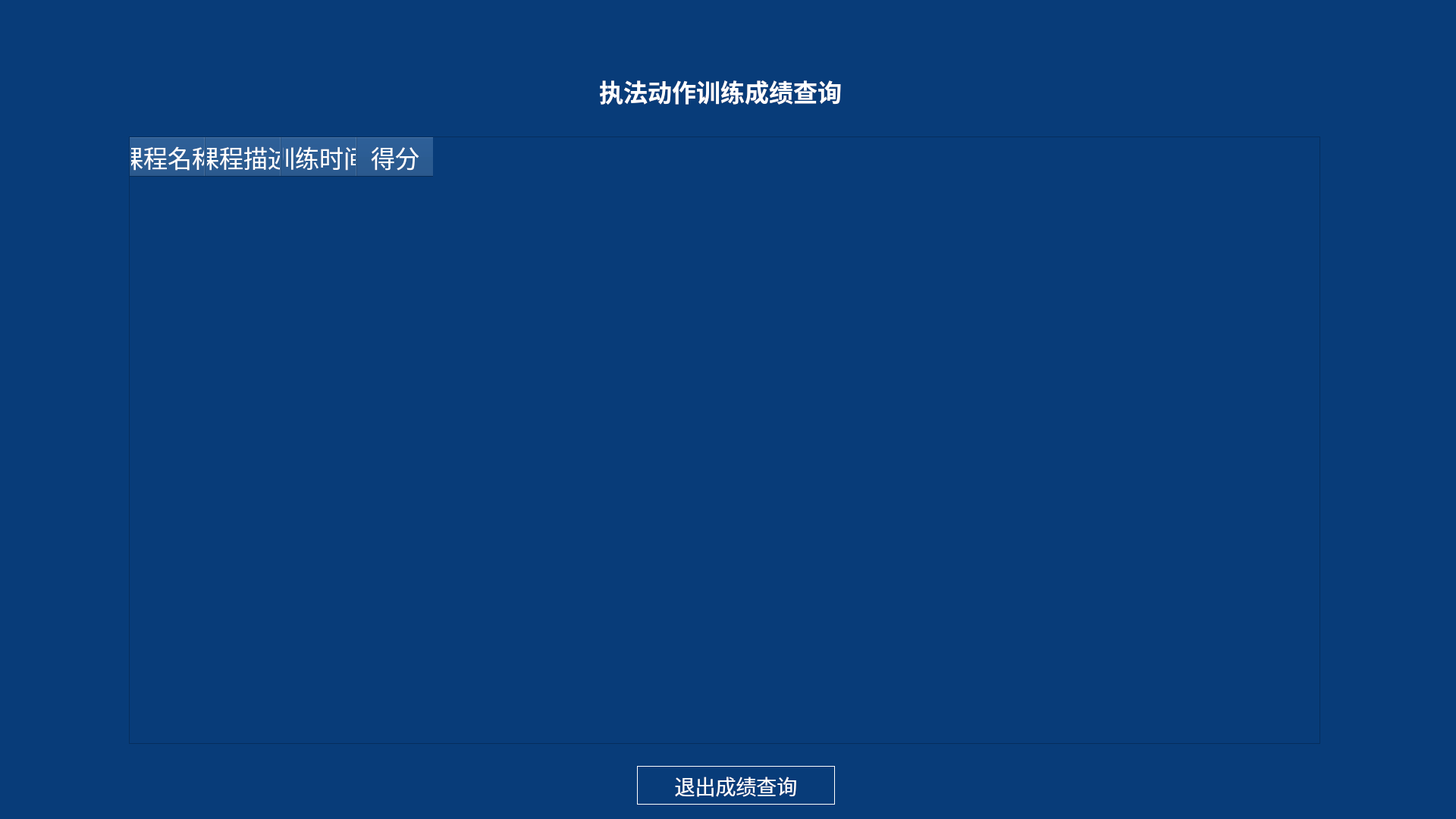
<?xml version="1.0" encoding="UTF-8"?>
<ui version="4.0">
 <class>Grade_reaction</class>
 <widget class="QWidget" name="Grade_reaction">
  <property name="geometry">
   <rect>
    <x>0</x>
    <y>0</y>
    <width>1920</width>
    <height>1080</height>
   </rect>
  </property>
  <property name="windowTitle">
   <string>Form</string>
  </property>
  <property name="styleSheet">
   <string notr="true">background-color: rgb(8, 60, 121)</string>
  </property>
  <widget class="QLabel" name="lab_title">
   <property name="geometry">
    <rect>
     <x>0</x>
     <y>-60</y>
     <width>2081</width>
     <height>200</height>
    </rect>
   </property>
   <property name="text">
    <string/>
   </property>
   <property name="pixmap">
    <pixmap resource="../res.qrc">:/background/figs/background/反应.png</pixmap>
   </property>
  </widget>
  <widget class="QTableWidget" name="tableWidget">
   <property name="geometry">
    <rect>
     <x>170</x>
     <y>180</y>
     <width>1571</width>
     <height>801</height>
    </rect>
   </property>
   <property name="font">
    <font>
     <family>微软雅黑</family>
     <pointsize>20</pointsize>
    </font>
   </property>
   <property name="styleSheet">
    <string notr="true">alternate-background-color: rgb(80, 97, 139);
pane{border: -3px;top:-3px;left: 3px;};
background-color: rgb(23, 56, 108);
border-width: 1px;
border-style: solid;
border-color: rgb(255, 255, 255);
color: rgb(255, 255, 255);</string>
   </property>
   <property name="editTriggers">
    <set>QAbstractItemView::NoEditTriggers</set>
   </property>
   <property name="cornerButtonEnabled">
    <bool>true</bool>
   </property>
   <attribute name="horizontalHeaderCascadingSectionResizes">
    <bool>false</bool>
   </attribute>
   <attribute name="horizontalHeaderMinimumSectionSize">
    <number>30</number>
   </attribute>
   <attribute name="horizontalHeaderShowSortIndicator" stdset="0">
    <bool>false</bool>
   </attribute>
   <attribute name="horizontalHeaderStretchLastSection">
    <bool>false</bool>
   </attribute>
   <attribute name="verticalHeaderVisible">
    <bool>false</bool>
   </attribute>
   <attribute name="verticalHeaderDefaultSectionSize">
    <number>30</number>
   </attribute>
   <column>
    <property name="text">
     <string>课程名称</string>
    </property>
    <property name="font">
     <font>
      <family>微软雅黑</family>
      <pointsize>24</pointsize>
     </font>
    </property>
    <property name="background">
     <color>
      <red>0</red>
      <green>0</green>
      <blue>0</blue>
     </color>
    </property>
    <property name="foreground">
     <brush brushstyle="SolidPattern">
      <color alpha="255">
       <red>255</red>
       <green>255</green>
       <blue>255</blue>
      </color>
     </brush>
    </property>
   </column>
   <column>
    <property name="text">
     <string>课程描述</string>
    </property>
    <property name="font">
     <font>
      <family>微软雅黑</family>
      <pointsize>24</pointsize>
     </font>
    </property>
    <property name="background">
     <color>
      <red>0</red>
      <green>0</green>
      <blue>0</blue>
     </color>
    </property>
    <property name="foreground">
     <brush brushstyle="SolidPattern">
      <color alpha="255">
       <red>255</red>
       <green>255</green>
       <blue>255</blue>
      </color>
     </brush>
    </property>
   </column>
   <column>
    <property name="text">
     <string>训练时间</string>
    </property>
    <property name="font">
     <font>
      <family>微软雅黑</family>
      <pointsize>24</pointsize>
     </font>
    </property>
    <property name="background">
     <color>
      <red>0</red>
      <green>0</green>
      <blue>0</blue>
     </color>
    </property>
    <property name="foreground">
     <brush brushstyle="SolidPattern">
      <color alpha="255">
       <red>255</red>
       <green>255</green>
       <blue>255</blue>
      </color>
     </brush>
    </property>
   </column>
   <column>
    <property name="text">
     <string>得分</string>
    </property>
    <property name="font">
     <font>
      <family>微软雅黑</family>
      <pointsize>24</pointsize>
     </font>
    </property>
    <property name="background">
     <color>
      <red>0</red>
      <green>0</green>
      <blue>0</blue>
     </color>
    </property>
    <property name="foreground">
     <brush brushstyle="SolidPattern">
      <color alpha="255">
       <red>255</red>
       <green>255</green>
       <blue>255</blue>
      </color>
     </brush>
    </property>
   </column>
  </widget>
  <widget class="QPushButton" name="btn_back">
   <property name="geometry">
    <rect>
     <x>840</x>
     <y>1010</y>
     <width>261</width>
     <height>51</height>
    </rect>
   </property>
   <property name="font">
    <font>
     <family>微软雅黑</family>
     <pointsize>20</pointsize>
    </font>
   </property>
   <property name="styleSheet">
    <string notr="true">border:1px solid rgb(255, 255, 255);
color: rgb(255, 255, 255);</string>
   </property>
   <property name="text">
    <string>退出成绩查询</string>
   </property>
  </widget>
  <widget class="QLabel" name="label">
   <property name="geometry">
    <rect>
     <x>790</x>
     <y>20</y>
     <width>320</width>
     <height>200</height>
    </rect>
   </property>
   <property name="font">
    <font>
     <family>微软雅黑</family>
     <pointsize>24</pointsize>
     <weight>75</weight>
     <bold>true</bold>
    </font>
   </property>
   <property name="styleSheet">
    <string notr="true">color:rgb(255, 255, 255);
background-color:transparent;</string>
   </property>
   <property name="text">
    <string>执法动作训练成绩查询</string>
   </property>
  </widget>
 </widget>
 <resources>
  <include location="../res.qrc"/>
  <include location="../res.qrc"/>
 </resources>
 <connections/>
</ui>
